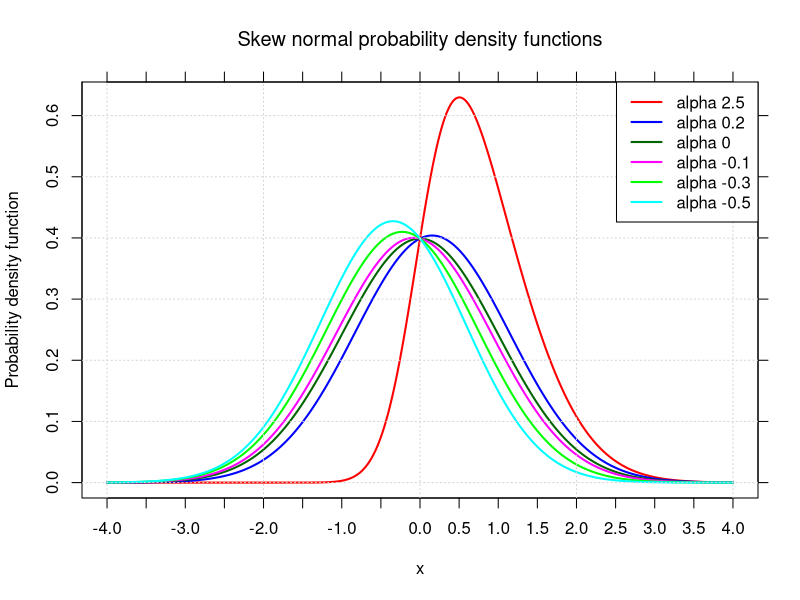

Write R code to recreate this figure.
#!/usr/bin/env Rscript

# ------------------------------------------------------------
# Plot skew normal density curves for selected degrees of freedom
# and save result to PDF.
# ------------------------------------------------------------

# Degrees of freedom
alphas <- c(2.5, 0.2, 0, -0.1, -0.3, -0.5)
cols <- c("red", "blue", "darkgreen","magenta","green","cyan")

# x-range — choose a range that covers the relevant density
x <- seq(-4.0, 4.0, length.out = 2000)

# PDF output
pdf("sn_densities.pdf", width = 6, height = 5)

# Plot first curve
plot(
  x,
  sn::dsn(x, alpha = alphas[1]),
  type = "l",
  col = cols[1],
  lwd = 2,
  main = expression(paste("Skew normal probability density functions")),
  xlab = expression(x),
  ylab = "Probability density function",
  axes = FALSE
)

# Add remaining curves

for (i in 2:length(alphas)) {
  lines(x, sn::dsn(x, alpha = alphas[i]), col = cols[i], lwd = 2)
}

xticks <- pretty(x, n = 12)
yvals <- sapply(alphas, function(alpha) sn::dsn(x, alpha=5))
yticks <- pretty(range(yvals), n = 8)

# Axes on all 4 sides
axis(1, at=xticks)
axis(2, at=yticks)
axis(3, at=xticks, labels=FALSE)
axis(4, at=yticks, labels=FALSE)

# Add box outline
box()

# Add grid
grid()

# Add legend
legend(
  "topright",
  legend = paste("alpha", alphas),
  col = cols,
  lwd = 2
)

# Close PDF
dev.off()
